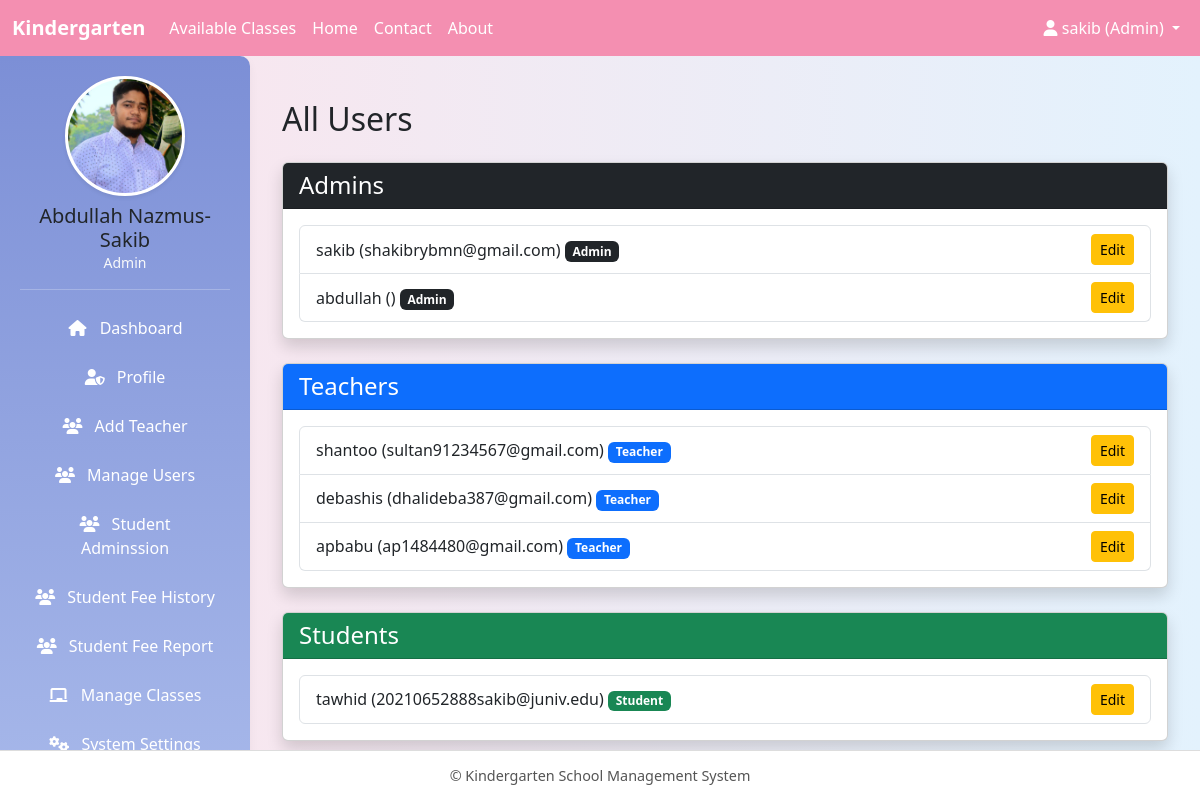
Page /manage_users_by_admin/ (signed in) on the committed database.
### core/models.py (models this page shows, shortened)
class User(AbstractUser):
    ROLE_CHOICES = (
        ("admin", "Admin"),
        ("teacher", "Teacher"),
        ("student", "Student"),
    )
    role = models.CharField(max_length=10, choices=ROLE_CHOICES)

class AdminProfile(models.Model):
    user = models.OneToOneField(User, on_delete=models.CASCADE, related_name='admin_profile')
    full_name = models.CharField(max_length=128, blank=True)
    designation = models.CharField(max_length=64, blank=True)
    office_email = models.EmailField(blank=True)
    date_of_birth = models.DateField(null=True, blank=True)
    joining_date = models.DateField(null=True, blank=True)
    national_id = models.CharField(max_length=32, blank=True)
    address = models.TextField(blank=True)
    phone = models.CharField(max_length=24, blank=True)
    emergency_contact = models.CharField(max_length=24, blank=True)
    photo = models.ImageField(upload_to='admin_photos/', blank=True, null=True)
    bio = models.TextField(blank=True)
    skills = models.TextField(blank=True)
    experience = models.TextField(blank=True)
    education = models.TextField(blank=True)
    languages = models.TextField(blank=True)
    hobbies = models.TextField(blank=True)
    social_media = models.TextField(blank=True)
    achievements = models.TextField(blank=True)
    certifications = models.TextField(blank=True)
    interests = models.TextField(blank=True)
    notes = models.TextField(blank=True)
    is_active = models.BooleanField(default=True)
    created_at = models.DateTimeField(auto_now_add=True, null=True)
    last_updated = models.DateTimeField(auto_now=True)

### core/views.py (the view)
# urls.py: path("manage_users_by_admin/", views.manage_users_by_admin, name="manage_users_by_admin"),
@login_required
def manage_users_by_admin(request):
    if request.user.role != "admin":   # ✅ only admins allowed
        messages.error(request, "Permission denied.")
        return redirect("dashboard")
    admins = User.objects.filter(role="admin")
    teachers = User.objects.filter(role="teacher")
    students = User.objects.filter(role="student")
    return render(request, "admin/manage_users.html", {
        "admins": admins,
        "teachers": teachers,
        "students": students,
    })

### core/templates/admin/manage_users.html (shortened to what this page needs)
{% extends "base.html" %}
{% block content %}
<div class="container mt-4">
    <h2 class="mb-4">All Users</h2>
    <div class="card mb-4 shadow">
        <div class="card-header bg-dark text-white">
            <h4 class="mb-0">Admins</h4>
        </div>
        <div class="card-body">
            {% if admins %}
                <ul class="list-group">
                    {% for user in admins %}
                        <li class="list-group-item d-flex justify-content-between align-items-center">
                            <div>
                                {{ user.username }} ({{ user.email }})
                                <span class="badge bg-dark">Admin</span>
                            </div>
                            <a href="{% url 'edit_user_by_admin' user.id %}" class="btn btn-sm btn-warning">Edit</a>
                        </li>
                    {% endfor %}
                </ul>
            {% else %}
                <p class="text-muted">No admins found.</p>
            {% endif %}
        </div>
    </div>
    <div class="card mb-4 shadow">
        <div class="card-header bg-primary text-white">
            <h4 class="mb-0">Teachers</h4>
        </div>
        <div class="card-body">
            {% if teachers %}
                <ul class="list-group">
                    {% for user in teachers %}
                        <li class="list-group-item d-flex justify-content-between align-items-center">
                            <div>
                                {{ user.username }} ({{ user.email }})
                                <span class="badge bg-primary">Teacher</span>
                            </div>
                            <a href="{% url 'edit_user_by_admin' user.id %}" class="btn btn-sm btn-warning">Edit</a>
                        </li>
                    {% endfor %}
                </ul>
            {% else %}
                <p class="text-muted">No teachers found.</p>
            {% endif %}
        </div>
    </div>
    <div class="card shadow">
        <div class="card-header bg-success text-white">
            <h4 class="mb-0">Students</h4>
        </div>
        <div class="card-body">
            {% if students %}
                <ul class="list-group">
                    {% for user in students %}
                        <li class="list-group-item d-flex justify-content-between align-items-center">
                            <div>
                                {{ user.username }} ({{ user.email }})
                                <span class="badge bg-success">Student</span>
                            </div>
                            <a href="{% url 'edit_user_by_admin' user.id %}" class="btn btn-sm btn-warning">Edit</a>
                        </li>
                    {% endfor %}
                </ul>
            {% else %}
                <p class="text-muted">No students found.</p>
            {% endif %}
        </div>
    </div>
</div>
{% endblock %}

### core/templates/base.html (shortened to what this page needs)
<!DOCTYPE html>
<html lang="en">
<head>
  <link href="https://cdn.jsdelivr.net/npm/bootstrap@5.3.0/dist/css/bootstrap.min.css" rel="stylesheet"/>
  <link rel="stylesheet" href="https://cdnjs.cloudflare.com/ajax/libs/font-awesome/6.4.0/css/all.min.css"/>
</head>
<body>
  <nav class="navbar navbar-expand-sm">
    <div class="container-fluid">
      <a class="navbar-brand" href="#">Kindergarten</a>
      <div class="collapse navbar-collapse" id="navbarContent">
        <ul class="navbar-nav me-auto">
          <li class="nav-item"><a class="nav-link" href="{% url 'available_classes' %}">Available Classes</a></li>
          <li class="nav-item"><a class="nav-link" href="{% url 'homepage' %}">Home</a></li>
          <li class="nav-item"><a class="nav-link" href="{% url 'contact' %}">Contact</a></li>
          <li class="nav-item"><a class="nav-link" href="{% url 'about' %}">About</a></li>
        </ul>
        <ul class="navbar-nav">
          <li class="nav-item dropdown">
            <a class="nav-link dropdown-toggle" href="#" id="userDropdown" role="button" data-bs-toggle="dropdown">
              <i class="fas fa-user"></i>
              {% if request.user.is_authenticated %}
                {{ request.user.username }} ({{ request.user.role|title }})
              {% else %}
                Account
              {% endif %}
            </a>
          </li>
        </ul>
      </div>
    </div>
  </nav>
  {% if request.user.is_authenticated %}
  <div class="sidebar text-center">
    {% if request.user.role == "student" %}
      {% if request.user.student_profile.photo %}
        <img src="{{ request.user.student_profile.photo.url }}" alt="Profile Picture" class="profile_pic shadow-sm" />
      {% else %}
        <img src="https://via.placeholder.com/120" alt="Profile Picture" class="profile_pic shadow-sm" />
      {% endif %}
    {% elif request.user.role == "teacher" %}
      {% if request.user.teacher_profile.photo %}
        <img src="{{ request.user.teacher_profile.photo.url }}" alt="Profile Picture" class="profile_pic shadow-sm" />
      {% else %}
        <img src="https://via.placeholder.com/120" alt="Profile Picture" class="profile_pic shadow-sm" />
      {% endif %}
    {% elif request.user.role == "admin" %}
      {% if request.user.admin_profile.photo %}
        <img src="{{ request.user.admin_profile.photo.url }}" alt="Profile Picture" class="profile_pic shadow-sm" />
      {% else %}
        <img src="https://via.placeholder.com/120" alt="Profile Picture" class="profile_pic shadow-sm" />
      {% endif %}
    {% endif %}
    <h5 class="mt-2 mb-0">{{ request.user.get_full_name|default:request.user.username }}</h5>
    <p class="text-light small mb-3">{{ request.user.role|title }}</p>
    <hr class="border-light">
    {% if request.user.role == "student" %}
      <a href="{% url 'dashboard' %}"><i class="fas fa-home me-2"></i> Dashboard</a>
      <a href="{% url 'student_profile' %}"><i class="fas fa-user me-2"></i> Profile</a>
      <a href="#"><i class="fas fa-tasks me-2"></i> My Tasks</a>
      <a href="{% url 'pay_monthly_fee' %}"><i class="fas fa-tasks me-2"></i> Monthly Fee</a>
      <a href="{% url 'student_fee_history' %}"><i class="fas fa-tasks me-2"></i> Monthly Fee History</a>
      <a href="#"><i class="fas fa-calendar-check me-2"></i> Attendance</a>
      <a href="#"><i class="fas fa-file-alt me-2"></i> Reports</a>
      <a href="#"><i class="fas fa-cog me-2"></i> Settings</a>
    {% elif request.user.role == "admin" %}
      <a href="{% url 'dashboard' %}"><i class="fas fa-home me-2"></i> Dashboard</a>
      <a href="{% url 'admin_profile' %}"><i class="fas fa-user-shield me-2"></i> Profile</a>
      <a href="{% url 'add_teacher_by_admin' %}"><i class="fas fa-users me-2"></i> Add Teacher</a>
      <a href="{% url 'manage_users_by_admin' %}"><i class="fas fa-users me-2"></i> Manage Users</a>
      <a href="{% url 'admissions_manage_by_admin' %}"><i class="fas fa-users me-2"></i> Student Adminssion</a>
      <a href="{% url 'admin_fee_history' %}"><i class="fas fa-users me-2"></i> Student Fee History</a>
      <a href="{% url 'fee_report_by_admin' %}"><i class="fas fa-users me-2"></i> Student Fee Report</a>
      <a href="{% url 'manage_classes_by_admin' %}"><i class="fas fa-chalkboard me-2"></i> Manage Classes</a>
      <a href="#"><i class="fas fa-cogs me-2"></i> System Settings</a>
    {% endif %}
      </div>
  {% endif %}
  <div class="{% if request.user.is_authenticated %}main-content{% else %}main-content full-width{% endif %}">
    {% block content %}{% endblock %}
  </div>
  <footer>
    &copy; {{ now|date:"Y" }} Kindergarten School Management System
  </footer>
</body>
</html>

### core/templates/base.html (style rules this page uses)
body { background: linear-gradient(to right, #fce4ec, #e3f2fd); font-family: "Segoe UI", Tahoma, Geneva, Verdana, sans-serif; margin: 0; padding: 0; }
.navbar { background-color: #f48fb1 !important; position: fixed; top: 0; left: 0; right: 0; z-index: 1030; }
.navbar-brand { font-weight: bold; color: #ffffff !important; }
.nav-link { color: #fff !important; font-weight: 500; }
.sidebar { background: linear-gradient(180deg, #7c8fd6, #a7b8ea); box-shadow: 0 4px 10px rgba(0, 0, 0, 0.05); padding: 20px; height: calc(100vh - 56px); position: fixed; top: 56px; left: 0; width: 250px; overflow-y: auto; border-top-right-radius: 10px; }
.profile_pic { width: 120px; height: 120px; border-radius: 50%; object-fit: cover; border: 3px solid #fff; background-color: #fff; transition: transform 0.3s ease; }
.sidebar a { display: block; padding: 10px 15px; color: #fff; text-decoration: none; border-radius: 6px; font-weight: 500; transition: all 0.3s ease; margin-bottom: 5px; }
.sidebar i { width: 20px; text-align: center; }
.main-content { margin-top: 56px; margin-left: 250px; padding: 20px; min-height: calc(100vh - 106px); transition: margin-left 0.3s ease; }
footer { bottom: 0; left: 0; right: 0; height: 50px; background-color: #fff; text-align: center; line-height: 50px; font-size: 0.9rem; color: #555; border-top: 1px solid #ddd; position: fixed; }

### rows in the picture
User: user.username "sakib", user.role "Admin", user.admin_profile.photo (picture), user.get_full_name "Abdullah Nazmus-Sakib", username "sakib", email "shakibrybmn@gmail.com"
User: username "abdullah"
User: username "shantoo", email "sultan91234567@gmail.com"
User: username "debashis", email "dhalideba387@gmail.com"
User: username "apbabu", email "ap1484480@gmail.com"
User: username "tawhid", email "20210652888sakib@juniv.edu"
